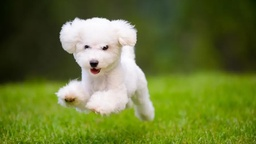
#> input picture img1.jpeg, 256 x 144 px, shrunk from 900 x 507 before the run
$ jupyter execute --allow-errors N-cut.ipynb
#> lines starting #> are read from the running program, lines starting #| are printed output that depends on the picture
### Solution 1

Import necessary libraries:

[cell 1]
import numpy as np
import skimage.io as io
from matplotlib import pyplot as plt
import skimage.io
import skimage.transform
from skimage import color
from scipy.sparse.linalg import eigsh
from sklearn.cluster import KMeans
import cv2

Similarity matrix computation

[cell 2]
def getImage(grayImg, scale):
    scaledImg = skimage.transform.rescale(grayImg , scale)  # Rescaling Image for Fast Computation
    img = scaledImg.reshape(-1)                             # Reshaping 2D Image into 1D Image for pixelwise operations
    return scaledImg, img

def Indexing(img):
    N = img.shape[0]                                        # N = Length of 1D Vector
    coordinateGrid = np.array(np.meshgrid(range(0, N), range(0, N), indexing='ij')) # Create a Coordinate Grid of size NxN
    MNIndex = np.array([coordinateGrid[0].ravel(), coordinateGrid[1].ravel()])      # Create another 2D Array of size square of size of Coordinate Grid
    MIndex, NIndex = MNIndex[0], MNIndex[1]                 # Get X-Indexing and Y-Indexing
    return MIndex, NIndex, N

def SimilarityMatrix(img, MIndex, NIndex, N):
    W = np.exp(-(img[MIndex]-img[NIndex])**2/2)    # Similarity Matrix using Intensity
    #W2 = np.exp( - (MIndex - NIndex) ** 2 / 2)      # Similarity Matrix using Distance
    #W = W1 * W2                                     # Similarity Matrix using both Intensity and Distance
    W = W.reshape(N , N)                            # Reshape 1D Similarity Matrix into 2D Array
    return W

def D_Matrix(W):
    D = np.sum(W, axis=1)
    D = np.diag(D)                   # Diagonal Element = Sum of all the elements in a particular row
    return D

### 2 segments image segmentation

[cell 3]
def EigenVec_2seg(D, W, k, img):
    M = D - W                                       # Matrix M = D - W
    eigVal , eigVec = eigsh(M, k, which='SA')       # Finding Smallest 2 Eigen Value - Eigen Vector Pair
    norm = np.linalg.norm(eigVec, axis=1, keepdims=True)
    eigVec = eigVec / norm
    EigVec = eigVec[:,1].reshape(img.shape[0],img.shape[1])  # Selecting Second Smallest Eigenvalued Eigvector
    return EigVec

def PlotImage_2seg(scaledImg, EigVec):
    plt.figure()
    plt.subplot(121)
    plt.title('Input image')
    plt.imshow(scaledImg, cmap='gray')     # Plot Input Image
    plt.subplot(122)
    plt.imshow(EigVec > 0, cmap='gray')             # Plot Segmented Image
    plt.title('Segmented image')
    plt.show()
    return

### 3 segments image segmentation

[cell 4]
def EigenVec_3seg(D, W, k, img):
    M = D - W                                       # Matrix M = D - W
    eigVal , eigVec = eigsh(M, k, which='SA')       # Finding Smallest 2 Eigen Value - Eigen Vector Pair
    norm = np.linalg.norm(eigVec, axis=1, keepdims=True)
    eigVec = eigVec / norm
    EigVec = eigVec[:,1:4]  # Selecting top 3 Eigenvectors
    return EigVec


def PlotImage_3seg(scaledImg, labels):
    plt.figure()
    plt.subplot(121)
    plt.title('Input image')
    plt.imshow(scaledImg, cmap='gray')     # Plot Input Image
    plt.subplot(122)
    plt.imshow(labels.reshape(scaledImg.shape[:2]), cmap='gray')             # Plot Segmented Image
    plt.title('Segmented image')
    plt.show()
    return

[cell 5]
def Problem1(grayImg, scale):
    k = 20                                           # k = no. of Smallest Eignvalues to be extracted
    scaledImg, img = getImage(grayImg, scale)
    MIndex, NIndex, N = Indexing(img)
    W = SimilarityMatrix(img, MIndex, NIndex, N)
    D = D_Matrix(W)
    EigVec = EigenVec_2seg(D, W, k, scaledImg)
    PlotImage_2seg(scaledImg, EigVec)
    return

def Problem2(grayImg, scale):
    k = 20                                           # k = no. of Smallest Eignvalues to be extracted
    scaledImg, img = getImage(grayImg, scale)
    MIndex, NIndex, N = Indexing(img)
    W = SimilarityMatrix(img, MIndex, NIndex, N)
    D = D_Matrix(W)
    EigVec = EigenVec_3seg(D, W, k, scaledImg)

    # Use k-means clustering to get 3 segments
    kmeans = KMeans(n_clusters=3, random_state=0).fit(EigVec)
    labels = kmeans.labels_

    PlotImage_3seg(scaledImg, labels)
    return

Image 1 segmentation into 3 segments

[cell 6]
colorImg1 = io.imread("img1.jpeg")                           # Read Image from Path and Reshape it
#> colorImg1 is the input picture: shape (144, 256, 3); mean R, G, B 104, 117.7, 53
grayImg1 = color.rgb2gray(colorImg1)                            # Color to Gray Conversion
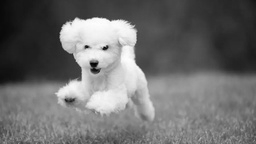
#> grayImg1: shape (144, 256) float64; min 0.0103, max 1, mean 0.432
scale = 0.1
Problem2(grayImg1, scale)                                   # 3 segments
#> in getImage, `img = scaledImg.reshape(-1)`: img = 364 values, max 0.93 at index 87, min 0.052 at index 52, mean 0.432
#> in Problem2, `MIndex, NIndex, N = Indexing(img)`: N = 364
#> in D_Matrix, `D = np.sum(W, axis=1)`: D = 364 values, max 355.2 at index 339, min 315.4 at index 87, mean 347
#> in EigenVec_3seg, `eigVal , eigVec = eigsh(M, k, which='SA')`: eigVal = 20 values from 3.6e-14 to 327.1
#> in EigenVec_3seg, `norm = np.linalg.norm(eigVec, axis=1, keepdims=True)`: norm = 364 values, max 0.999 at index 87, min 0.0525 at index 343, mean 0.112
#> in EigenVec_3seg, `EigVec = eigVec[:,1:4]`: EigVec = 364 rows, first 8: [-0.528, -0.0172, 0.124], [-0.539, -0.0172, 0.124], [-0.535, -0.017, 0.122], [-0.524, -0.0165, 0.118], [-0.501, -0.0156, 0.111], [-0.447, -0.0137, 0.0973], [-0.393, -0.0119, 0.0842], [-0.385, -0.0116, 0.0824]
#> in Problem2, `labels = kmeans.labels_`: labels = 364 values, max 2 at index 59, min 0 at index 34, mean 0.695

Image 2 segmentation

[cell 7]
colorImg1 = io.imread("img2.jpeg")                           # Read Image from Path and Reshape it
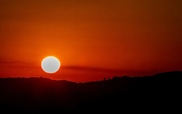
#> input picture img2.jpeg, 182 x 114 px, shrunk from 640 x 400 before the run
#> colorImg1 is the input picture: shape (114, 182, 3); mean R, G, B 104.2, 30.3, 3.9
grayImg1 = color.rgb2gray(colorImg1)                      # Color to Gray Conversion
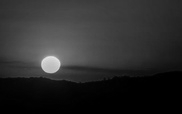
#> grayImg1: shape (114, 182) float64; min 0, max 0.9, mean 0.173
scale = 0.2
Problem1(grayImg1, scale)                                   # 2 segments
#> in Problem1, `scaledImg, img = getImage(grayImg, scale)`: img = 828 values, max 0.796 at index 442, min 0 at index 677, mean 0.173
#> in Problem1, `MIndex, NIndex, N = Indexing(img)`: N = 828
#> in EigenVec_2seg, `eigVal , eigVec = eigsh(M, k, which='SA')`: eigVal = 20 values from 2.17e-13 to 786.8
#> in EigenVec_2seg, `norm = np.linalg.norm(eigVec, axis=1, keepdims=True)`: norm = 828 values, max 1 at index 442, min 0.0349 at index 183, mean 0.058

Image 3 segmentation

[cell 8]
colorImg1 = io.imread("img3.jpeg")                           # Read Image from Path and Reshape it
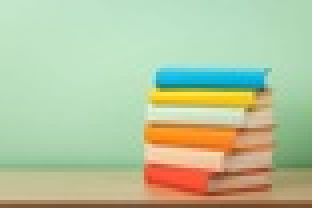
#> input picture img3.jpeg, 78 x 52 px, shrunk from 275 x 183 before the run (shown 4 times larger)
#> colorImg1 is the input picture: shape (52, 78, 3); mean R, G, B 181.4, 196, 158.6
grayImg1 = color.rgb2gray(colorImg1)                      # Color to Gray Conversion
#> grayImg1: shape (52, 78) float64
scale = 0.3
Problem1(grayImg1, scale)                                   # 2 segments
#> call 3 of SimilarityMatrix, with img = array of shape (368,), MIndex = array of shape (135424,), NIndex = array of shape (135424,), N = 368
#> in SimilarityMatrix (call 3), `W = W.reshape(N , N)`:
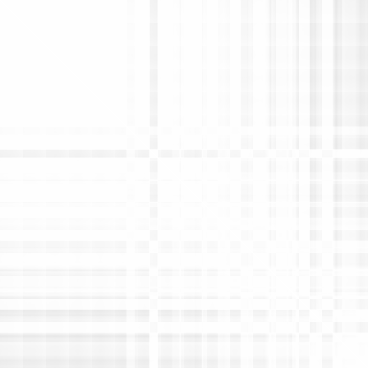
#> W: shape (368, 368) float64; min 0.911, max 1, mean 0.987

Image 4 segmentation

[cell 9]
colorImg1 = io.imread("img4.jpeg")                           # Read Image from Path and Reshape it
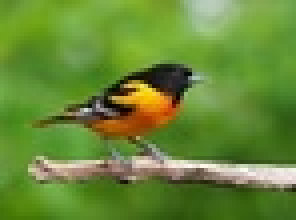
#> input picture img4.jpeg, 74 x 55 px, shrunk from 259 x 194 before the run (shown 4 times larger)
#> colorImg1 is the input picture: shape (55, 74, 3); mean R, G, B 103.4, 137.5, 53.9
grayImg1 = color.rgb2gray(colorImg1)                         # Color to Gray Conversion
#> grayImg1: shape (55, 74) float64
scale = 0.4
Problem1(grayImg1, scale)                                   # 2 segments

### 1.b. color based segmentation using two similarity matrix

[cell 10]
# [48 lines left out: functions getImage, Indexing, SimilarityMatrix, D_Matrix, EigenVec_2seg, PlotImage_2seg, not called in this run]

def Problem1(colorImg, scale):
    k = 20  # k = no. of Smallest Eigenvalues to be extracted
    rotation = False
    noisy = False
    scaledImg, img = getImage(colorImg, scale, rotation, noisy)
    MIndex, NIndex, N = Indexing(img)
    W = SimilarityMatrix(img, MIndex, NIndex, N)
    D = D_Matrix(W)
    EigVec = EigenVec_2seg(D, W, k, scaledImg)
    PlotImage_2seg(scaledImg, EigVec)
    return

[cell 11]
colorImg1 = io.imread("img1.jpeg")  # Read Image from Path and Reshape it
scale = 0.1
#> (the rest of this cell did not finish here and is left out)


[cell 12]
colorImg1 = io.imread("img2.jpeg")  # Read Image from Path and Reshape it
scale = 0.1
#> (the rest of this cell did not finish here and is left out)


[cell 13]
colorImg1 = io.imread("img3.jpeg")  # Read Image from Path and Reshape it
scale = 0.1
#> (the rest of this cell did not finish here and is left out)


[cell 14]
colorImg1 = io.imread("img4.jpeg")  # Read Image from Path and Reshape it
scale = 0.3
#> (the rest of this cell did not finish here and is left out)


### 1.c. K-means based segmentation

[cell 15]
k = [3,4,5,6]
def k_means(vectorized, k):
    criteria = (cv2.TERM_CRITERIA_EPS + cv2.TERM_CRITERIA_MAX_ITER, 10, 1.0)
    attempts=10
    ret,label,center=cv2.kmeans(vectorized,k,None,criteria,attempts,cv2.KMEANS_PP_CENTERS)
    center = np.uint8(center)
    res = center[label.flatten()]
    result_image = res.reshape((img1.shape))
    return result_image

def read_img(original_image, k):
    #print(k)
    #print(img1.shape)
    vectorized = original_image.reshape((-1,3))
    #print(vectorized.shape)
    vectorized = np.float32(vectorized)
    result = []
    for i in range(len(k)):
        K = k[i]
        result.append(k_means(vectorized, K))
    return result

def plot_original(original_image):
    img1=cv2.cvtColor(original_image,cv2.COLOR_BGR2RGB)
    figure_size = 15
    plt.figure(figsize=(figure_size,figure_size))
    plt.subplot(1,2,1),plt.imshow(img1)
    plt.title('Original Image'), plt.xticks([]), plt.yticks([])
    plt.show()

[cell 16]
img1 = cv2.imread('img1.jpeg')
result = read_img(img1, k)
#> the loop in read_img, `for i in range(len(k)):` made 4 passes
#> ret in k_means on passes 2 to 4: 36143493.8, 24322970.7, 18755622.1
#> (ret in k_means, center in k_means) on pass 1: (49398342.4, [[24, 144, 116], [18, 57, 48], [208, 212, 220]])
#> pass 1, in k_means, `result_image = res.reshape((img1.shape))`:
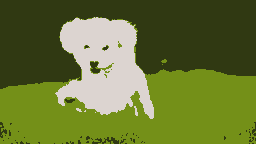
#> result_image: shape (144, 256, 3); mean B, G, R 52.4, 117.3, 103.7
#> after the loop in read_img, `for i in range(len(k)):`: result = 4 items
#> result = 4 items
plot_original(img1)

[cell 17]
def plot_segments(result):
    figure_size = 10
    plt.figure(figsize=(figure_size,figure_size))
    for i in range(len(k)):
        plt.subplot(2,2,i+1),plt.imshow(result[i])
        plt.title('Segmented Image when K = %i' % k[i]), plt.xticks([]), plt.yticks([])

plot_segments(result)
#> figure, not shown here; B, G, R data is drawn as R, G, B

[cell 18]
img1 = cv2.imread('img2.jpeg')
#> img1: shape (114, 182, 3)
result = read_img(img1, k)
#> the loop in read_img (call 2), `for i in range(len(k)):` made 4 passes
#> (ret in k_means, center in k_means) on passes 1 to 2: (25833703.5, [[1, 32, 126], [0, 0, 11], [13, 69, 193]]), (12800507.4, [[1, 30, 120], [0, 0, 11], [2, 56, 184], [180, 195, 213]])
#> ret in k_means on passes 3 to 4: 8186446.2, 6292879.9
#> pass 1, in k_means (call 5), `result_image = res.reshape((img1.shape))`:
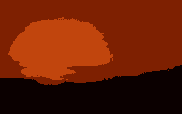
#> result_image: shape (114, 182, 3); mean B, G, R 3.3, 29.8, 104
plot_original(img1)
plot_segments(result)
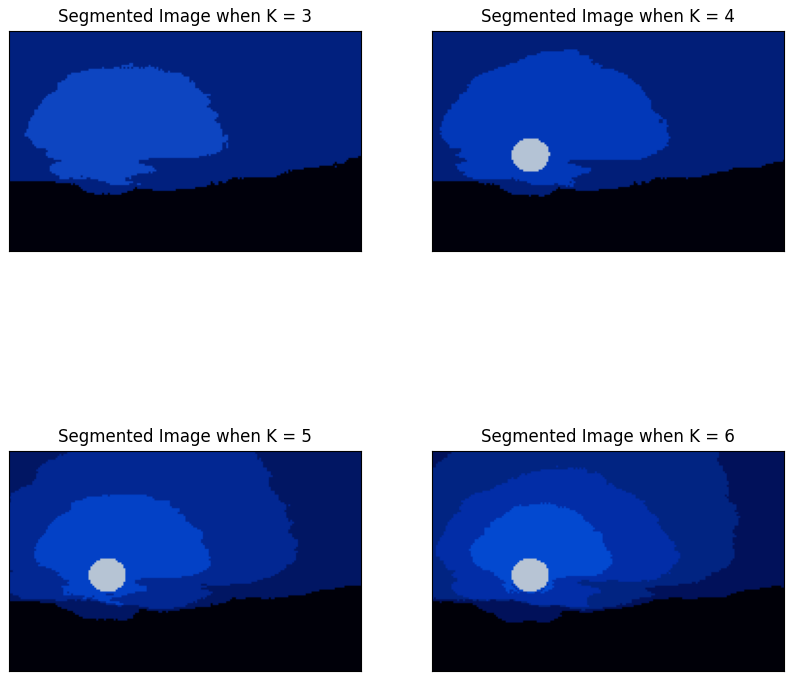
#> figure drawn by matplotlib, 4 panels; B, G, R data is drawn as R, G, B

[cell 19]
img1 = cv2.imread('img3.jpeg')
#> img1: shape (52, 78, 3)
result = read_img(img1, k)
plot_original(img1)
plot_segments(result)
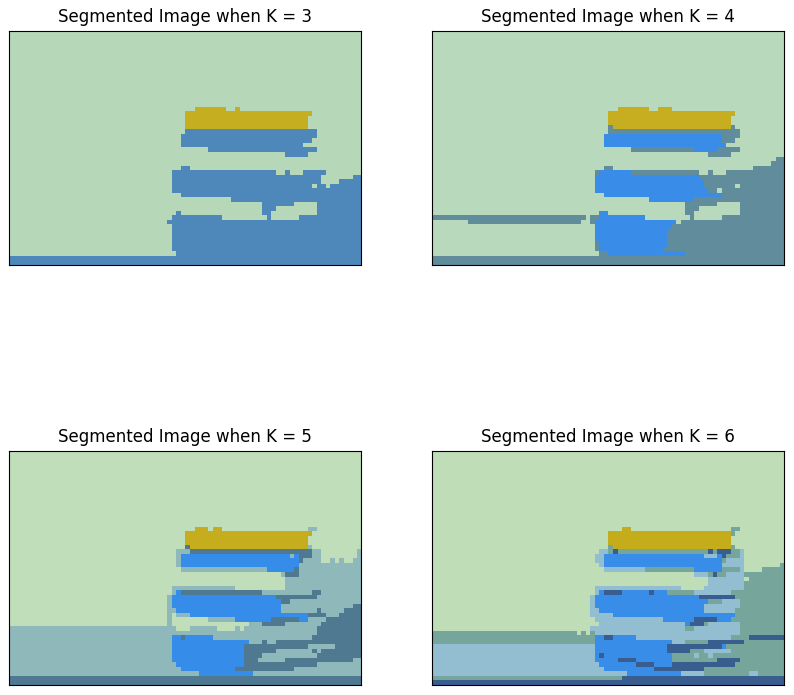
#> figure drawn by matplotlib, 4 panels; B, G, R data is drawn as R, G, B

[cell 20]
img1 = cv2.imread('img4.jpeg')
#> img1: shape (55, 74, 3)
result = read_img(img1, k)
plot_original(img1)
plot_segments(result)
